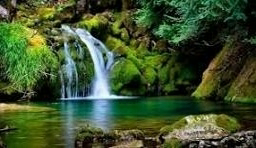
#> input picture frame 0 of Video1.avi, 256 x 148 px, given in place of SampleVideo_1280x720_2mb.mp4, which was not available
$ python 'Image Processing(Threshold in video).py'
#> lines starting #> are read from the running program, lines starting #| are printed output that depends on the picture; after the words box and inside, x2 and y2 are one past the last pixel; in counts of white or black regions, pixels touching at a corner belong together; pictures that were not available may be replaced by others from this repository, and a replacement may not be noted
import cv2
import os

video=cv2.VideoCapture("C:/Users/DELL/Downloads/SampleVideo_1280x720_2mb.mp4")

while(video.isOpened()):
    res,frame=video.read()
#> frame is the input picture: shape (148, 256, 3); mean B, G, R 46.4, 82.3, 63.1
    frame=cv2.resize(frame,(540,380),fx=0,fy=0)
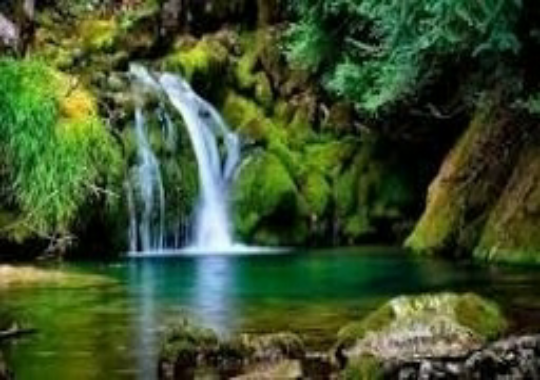
#> frame: shape (380, 540, 3); mean B, G, R 46.3, 82.1, 63

    cv2.imshow("Frame",frame)

    tra=cv2.cvtColor(frame,cv2.COLOR_BGR2GRAY)
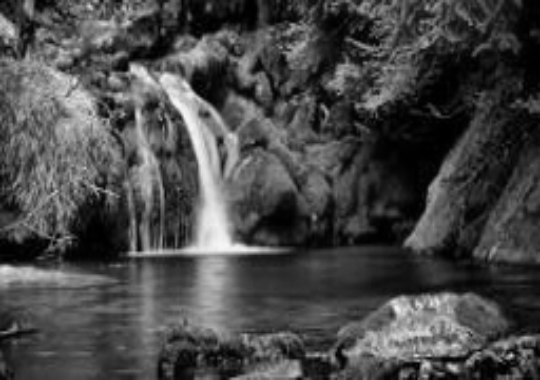
#> tra: shape (380, 540); min 0, max 247, mean 72.3
    thresh=cv2.adaptiveThreshold(tra,255,cv2.ADAPTIVE_THRESH_MEAN_C,cv2.THRESH_BINARY_INV,11,2)
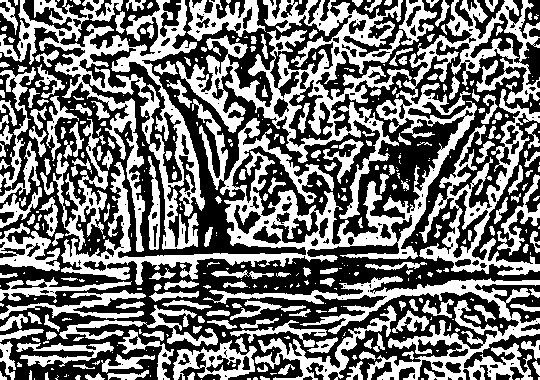
#> thresh: shape (380, 540); 45.4% white; 437 white regions (229 under 20 px), largest, box (x1, y1, x2, y2) and area: (61, 0, 540, 285) 19839, (176, 0, 412, 219) 12074, (0, 0, 205, 252) 11790

    cv2.imshow("Thresh",thresh)

    if cv2.waitKey(25) & 0xFF==ord('q'):
#> (key q is pressed here)
        break

video.release()
cv2.destroyAllWindows()
